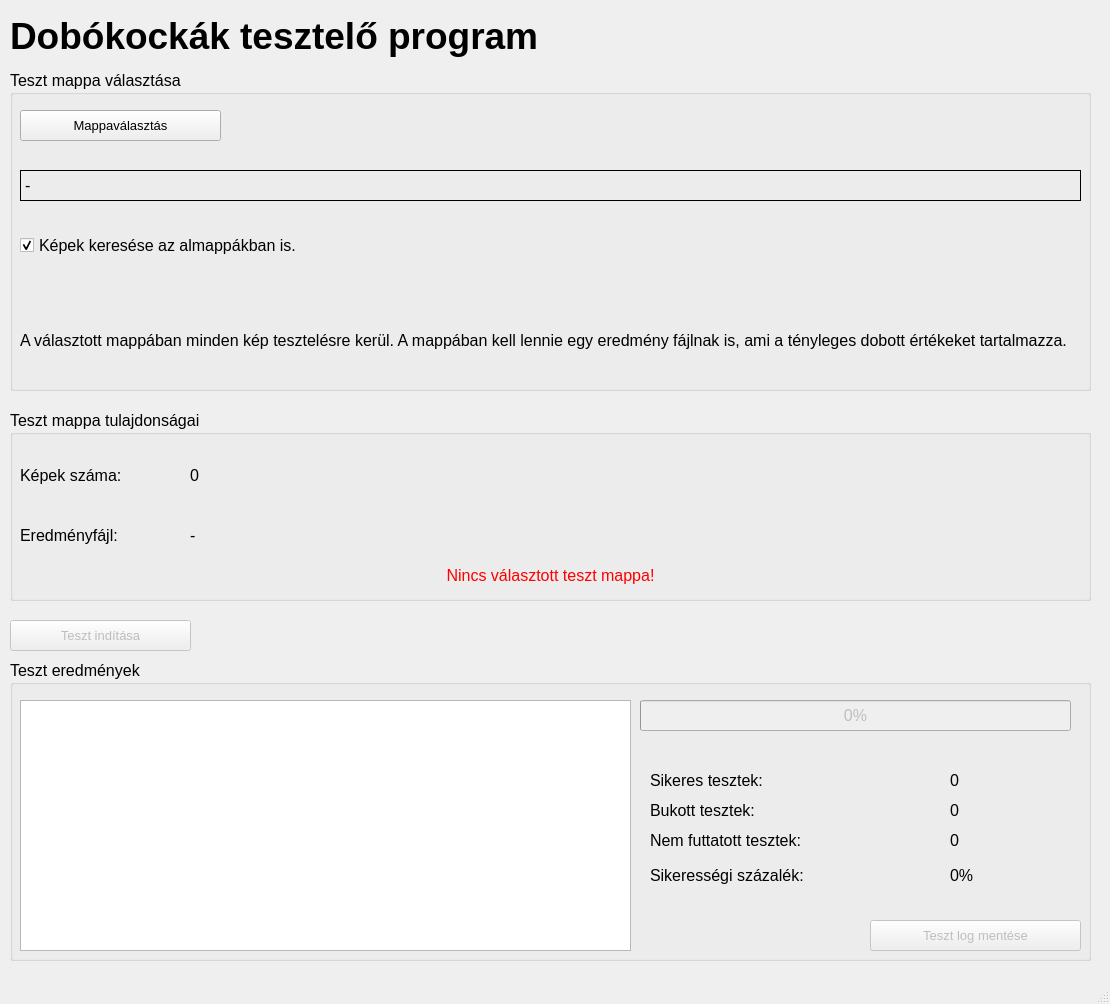
<?xml version="1.0" encoding="UTF-8"?>
<ui version="4.0">
 <class>MainWindow</class>
 <widget class="QMainWindow" name="MainWindow">
  <property name="geometry">
   <rect>
    <x>0</x>
    <y>0</y>
    <width>1110</width>
    <height>1004</height>
   </rect>
  </property>
  <property name="windowTitle">
   <string>Dobókockák - Tesztelés</string>
  </property>
  <widget class="QWidget" name="centralwidget">
   <widget class="QLabel" name="title">
    <property name="geometry">
     <rect>
      <x>10</x>
      <y>0</y>
      <width>1071</width>
      <height>71</height>
     </rect>
    </property>
    <property name="font">
     <font>
      <pointsize>28</pointsize>
      <weight>75</weight>
      <bold>true</bold>
     </font>
    </property>
    <property name="text">
     <string>Dobókockák tesztelő program</string>
    </property>
   </widget>
   <widget class="QGroupBox" name="selectFolderBox">
    <property name="geometry">
     <rect>
      <x>10</x>
      <y>70</y>
      <width>1081</width>
      <height>321</height>
     </rect>
    </property>
    <property name="font">
     <font>
      <pointsize>12</pointsize>
     </font>
    </property>
    <property name="title">
     <string>Teszt mappa választása</string>
    </property>
    <widget class="QLabel" name="info">
     <property name="geometry">
      <rect>
       <x>10</x>
       <y>220</y>
       <width>1061</width>
       <height>101</height>
      </rect>
     </property>
     <property name="font">
      <font>
       <pointsize>12</pointsize>
      </font>
     </property>
     <property name="text">
      <string>A választott mappában minden kép tesztelésre kerül. A mappában kell lennie egy eredmény fájlnak is, ami a tényleges dobott értékeket tartalmazza. </string>
     </property>
     <property name="wordWrap">
      <bool>true</bool>
     </property>
    </widget>
    <widget class="QLabel" name="folderPathLabel">
     <property name="geometry">
      <rect>
       <x>10</x>
       <y>100</y>
       <width>1061</width>
       <height>31</height>
      </rect>
     </property>
     <property name="frameShape">
      <enum>QFrame::Box</enum>
     </property>
     <property name="text">
      <string>-</string>
     </property>
    </widget>
    <widget class="QPushButton" name="selectFolderButton">
     <property name="geometry">
      <rect>
       <x>10</x>
       <y>40</y>
       <width>201</width>
       <height>31</height>
      </rect>
     </property>
     <property name="font">
      <font>
       <pointsize>10</pointsize>
      </font>
     </property>
     <property name="contextMenuPolicy">
      <enum>Qt::ActionsContextMenu</enum>
     </property>
     <property name="text">
      <string>Mappaválasztás</string>
     </property>
    </widget>
    <widget class="QCheckBox" name="recursiveCheckbox">
     <property name="geometry">
      <rect>
       <x>10</x>
       <y>160</y>
       <width>451</width>
       <height>31</height>
      </rect>
     </property>
     <property name="focusPolicy">
      <enum>Qt::ClickFocus</enum>
     </property>
     <property name="text">
      <string>Képek keresése az almappákban is.</string>
     </property>
     <property name="checked">
      <bool>true</bool>
     </property>
    </widget>
   </widget>
   <widget class="QGroupBox" name="groupBox">
    <property name="geometry">
     <rect>
      <x>10</x>
      <y>410</y>
      <width>1081</width>
      <height>191</height>
     </rect>
    </property>
    <property name="font">
     <font>
      <pointsize>12</pointsize>
     </font>
    </property>
    <property name="title">
     <string>Teszt mappa tulajdonságai</string>
    </property>
    <widget class="QLabel" name="label">
     <property name="geometry">
      <rect>
       <x>10</x>
       <y>50</y>
       <width>161</width>
       <height>31</height>
      </rect>
     </property>
     <property name="text">
      <string>Képek száma:</string>
     </property>
    </widget>
    <widget class="QLabel" name="label_2">
     <property name="geometry">
      <rect>
       <x>10</x>
       <y>110</y>
       <width>161</width>
       <height>31</height>
      </rect>
     </property>
     <property name="text">
      <string>Eredményfájl:</string>
     </property>
    </widget>
    <widget class="QLabel" name="imageCountLabel">
     <property name="geometry">
      <rect>
       <x>180</x>
       <y>50</y>
       <width>581</width>
       <height>31</height>
      </rect>
     </property>
     <property name="text">
      <string>0</string>
     </property>
    </widget>
    <widget class="QLabel" name="resultFileLabel">
     <property name="geometry">
      <rect>
       <x>180</x>
       <y>110</y>
       <width>891</width>
       <height>31</height>
      </rect>
     </property>
     <property name="text">
      <string>-</string>
     </property>
    </widget>
    <widget class="QLabel" name="testFolderSummary">
     <property name="geometry">
      <rect>
       <x>10</x>
       <y>150</y>
       <width>1061</width>
       <height>31</height>
      </rect>
     </property>
     <property name="font">
      <font>
       <pointsize>12</pointsize>
      </font>
     </property>
     <property name="styleSheet">
      <string notr="true">color: red;</string>
     </property>
     <property name="text">
      <string>Nincs választott teszt mappa!</string>
     </property>
     <property name="alignment">
      <set>Qt::AlignCenter</set>
     </property>
    </widget>
   </widget>
   <widget class="QPushButton" name="launchTestButton">
    <property name="enabled">
     <bool>false</bool>
    </property>
    <property name="geometry">
     <rect>
      <x>10</x>
      <y>620</y>
      <width>181</width>
      <height>31</height>
     </rect>
    </property>
    <property name="font">
     <font>
      <pointsize>10</pointsize>
     </font>
    </property>
    <property name="text">
     <string>Teszt indítása</string>
    </property>
   </widget>
   <widget class="QGroupBox" name="groupBox_2">
    <property name="enabled">
     <bool>true</bool>
    </property>
    <property name="geometry">
     <rect>
      <x>10</x>
      <y>660</y>
      <width>1081</width>
      <height>301</height>
     </rect>
    </property>
    <property name="font">
     <font>
      <pointsize>12</pointsize>
     </font>
    </property>
    <property name="title">
     <string>Teszt eredmények</string>
    </property>
    <widget class="QListWidget" name="testLogsWidget">
     <property name="geometry">
      <rect>
       <x>10</x>
       <y>40</y>
       <width>611</width>
       <height>251</height>
      </rect>
     </property>
    </widget>
    <widget class="QProgressBar" name="progressBar">
     <property name="enabled">
      <bool>false</bool>
     </property>
     <property name="geometry">
      <rect>
       <x>630</x>
       <y>40</y>
       <width>431</width>
       <height>31</height>
      </rect>
     </property>
     <property name="value">
      <number>0</number>
     </property>
    </widget>
    <widget class="QLabel" name="label_3">
     <property name="geometry">
      <rect>
       <x>640</x>
       <y>110</y>
       <width>281</width>
       <height>21</height>
      </rect>
     </property>
     <property name="text">
      <string>Sikeres tesztek:</string>
     </property>
    </widget>
    <widget class="QLabel" name="label_4">
     <property name="geometry">
      <rect>
       <x>640</x>
       <y>140</y>
       <width>281</width>
       <height>21</height>
      </rect>
     </property>
     <property name="text">
      <string>Bukott tesztek:</string>
     </property>
    </widget>
    <widget class="QLabel" name="label_5">
     <property name="geometry">
      <rect>
       <x>640</x>
       <y>170</y>
       <width>281</width>
       <height>21</height>
      </rect>
     </property>
     <property name="text">
      <string>Nem futtatott tesztek:</string>
     </property>
    </widget>
    <widget class="QLabel" name="successCountLabel">
     <property name="geometry">
      <rect>
       <x>940</x>
       <y>110</y>
       <width>121</width>
       <height>21</height>
      </rect>
     </property>
     <property name="text">
      <string>0</string>
     </property>
    </widget>
    <widget class="QLabel" name="failCountLabel">
     <property name="geometry">
      <rect>
       <x>940</x>
       <y>140</y>
       <width>121</width>
       <height>21</height>
      </rect>
     </property>
     <property name="text">
      <string>0</string>
     </property>
    </widget>
    <widget class="QLabel" name="notRunCountLabel">
     <property name="geometry">
      <rect>
       <x>940</x>
       <y>170</y>
       <width>121</width>
       <height>21</height>
      </rect>
     </property>
     <property name="text">
      <string>0</string>
     </property>
    </widget>
    <widget class="QLabel" name="label_6">
     <property name="geometry">
      <rect>
       <x>640</x>
       <y>200</y>
       <width>281</width>
       <height>31</height>
      </rect>
     </property>
     <property name="text">
      <string>Sikerességi százalék:</string>
     </property>
    </widget>
    <widget class="QLabel" name="successPercentageLabel">
     <property name="geometry">
      <rect>
       <x>940</x>
       <y>200</y>
       <width>121</width>
       <height>31</height>
      </rect>
     </property>
     <property name="text">
      <string>0%</string>
     </property>
    </widget>
    <widget class="QPushButton" name="saveLogsButton">
     <property name="enabled">
      <bool>false</bool>
     </property>
     <property name="geometry">
      <rect>
       <x>860</x>
       <y>260</y>
       <width>211</width>
       <height>31</height>
      </rect>
     </property>
     <property name="font">
      <font>
       <pointsize>10</pointsize>
      </font>
     </property>
     <property name="text">
      <string>Teszt log mentése</string>
     </property>
    </widget>
   </widget>
  </widget>
  <widget class="QMenuBar" name="menubar">
   <property name="geometry">
    <rect>
     <x>0</x>
     <y>0</y>
     <width>1110</width>
     <height>18</height>
    </rect>
   </property>
  </widget>
  <widget class="QStatusBar" name="statusbar"/>
 </widget>
 <resources/>
 <connections/>
</ui>
